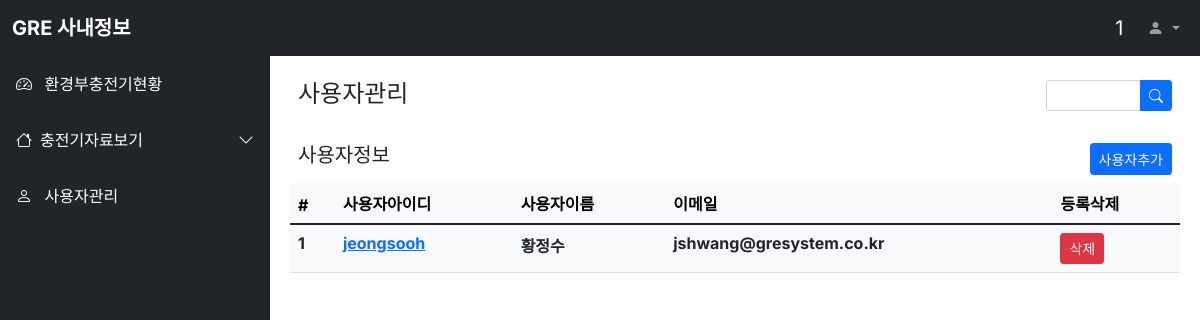
The page /user/ (signed in) on the database its author committed.
### user/models.py (models this page shows, shortened)
class User(models.Model):
    userid = models.CharField(max_length=100)
    password = models.CharField(max_length=100)
    name = models.CharField(max_length=100)
    email = models.EmailField(unique=True)
    is_admin = models.BooleanField(default=False)

### user/views.py (the view)
# urls.py: path('', views.UserList.as_view()),
class UserList(ListView):
  model = User
  template_name='user_list.html'
  context_object_name = 'userList'
  queryset = User.objects.all()
  def get_queryset(self):
    queryset = User.objects.all()
    query = self.request.GET.get("q", None)
    if query is not None:
      queryset = queryset.filter(
        Q(userid__icontains=query) |
        Q(name__icontains=query) # |
      )
    return queryset
  def get_context_data(self, **kwargs):
    context = super(UserList, self).get_context_data(**kwargs)
    user_id = self.request.session['user']
    context['loginuser'] = user_id
    return context

### user/templates/user_list.html
{% extends "base.html" %}
{% block contents %}
<div class="row mt-3 mx-3">
  <div class="col-md-8 fw-bold"><h4>사용자관리</h4></div>
  <div class="col-md-2">
  </div>
  <div class="col-md-2 ">
    <form method="get" action="/user">
      <div class="input-group input-group-sm">
        <input type="text" class="form-control" name="q" placeholder="" aria-label="Recipient's userid" aria-describedby="button-addon2">
        <button class="btn btn-primary" type="submit" id="button-addon2">
          <i class="bi bi-search"></i>
        </button>
      </div>
    </form>
  </div>
</div>
<div class="row mt-3 mx-3">
  <div class="col-md-9 fw-bold"><h5>사용자정보</h5></div>
  <div class="col-md-3 d-grid justify-content-md-end">
    <button class="btn btn-primary btn-sm"
      onclick="location.href='/user/register/'">사용자추가
    </button>
  </div>
</div>
<div class="row mt-2 mx-2">
  <div class="col-12">
    <table class="table table-light">
      <thead class="thead-light">
        <tr>
          <th scope="col">#</th>
          <th scope="col">사용자아이디</th>
          <th scope="col">사용자이름</th>
          <th scope="col">이메일</th>
          <th scope="col">등록삭제</th>
        </tr>
      </thead>
      <tbody class="text-dark">
        {% for user in userList %}
        <tr>
          <th scope="row">{{ user.id }}</th>
          <th><a href="/user/{{ user.id }}">{{ user.userid }}</a></th>
          <th>{{ user.name }}</th>
          <th>{{ user.email }}</th>
          <th><a class="btn btn-primary btn-sm btn-danger" id="user-{{ user.id }}" href="/user/{{ user.id }}/delete" target="_blank">삭제</a></th>
        </tr>
        {% empty %}
        <tr>
          <td colspan="7" class="text-center">등록된 사용자가 없습니다.</td>
        </tr>
        {% endfor %}
      </tbody>
    </table>
  </div>
</div>
{% endblock %}

### static/style.css (style rules this page uses)
body, button { font-family: "Inter", sans-serif; }
:root { --offcanvas-width: 270px; --topNavbarHeight: 56px; }
@media (min-width: 992px) { body { overflow: auto !important; } }

### rows shown on the page
User: id "1", userid "jeongsooh", name "황정수", email "jshwang@gresystem.co.kr"

### other values the page prints
{{ loginuser }} "1"
